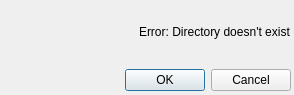
<?xml version="1.0" encoding="UTF-8"?>
<ui version="4.0">
 <class>ErrorDialog</class>
 <widget class="QDialog" name="ErrorDialog">
  <property name="geometry">
   <rect>
    <x>0</x>
    <y>0</y>
    <width>294</width>
    <height>95</height>
   </rect>
  </property>
  <property name="windowTitle">
   <string>Dialog</string>
  </property>
  <widget class="QWidget" name="">
   <property name="geometry">
    <rect>
     <x>0</x>
     <y>0</y>
     <width>291</width>
     <height>91</height>
    </rect>
   </property>
   <layout class="QVBoxLayout" name="verticalLayout">
    <item>
     <layout class="QHBoxLayout" name="horizontalLayout_2">
      <item>
       <spacer name="horizontalSpacer">
        <property name="orientation">
         <enum>Qt::Horizontal</enum>
        </property>
        <property name="sizeHint" stdset="0">
         <size>
          <width>40</width>
          <height>20</height>
         </size>
        </property>
       </spacer>
      </item>
      <item>
       <widget class="QLabel" name="label">
        <property name="text">
         <string>Error: Directory doesn't exist</string>
        </property>
       </widget>
      </item>
     </layout>
    </item>
    <item>
     <widget class="QDialogButtonBox" name="buttonBox">
      <property name="orientation">
       <enum>Qt::Horizontal</enum>
      </property>
      <property name="standardButtons">
       <set>QDialogButtonBox::Cancel|QDialogButtonBox::Ok</set>
      </property>
     </widget>
    </item>
   </layout>
  </widget>
 </widget>
 <resources/>
 <connections>
  <connection>
   <sender>buttonBox</sender>
   <signal>accepted()</signal>
   <receiver>ErrorDialog</receiver>
   <slot>accept()</slot>
   <hints>
    <hint type="sourcelabel">
     <x>248</x>
     <y>254</y>
    </hint>
    <hint type="destinationlabel">
     <x>157</x>
     <y>274</y>
    </hint>
   </hints>
  </connection>
  <connection>
   <sender>buttonBox</sender>
   <signal>rejected()</signal>
   <receiver>ErrorDialog</receiver>
   <slot>reject()</slot>
   <hints>
    <hint type="sourcelabel">
     <x>316</x>
     <y>260</y>
    </hint>
    <hint type="destinationlabel">
     <x>286</x>
     <y>274</y>
    </hint>
   </hints>
  </connection>
 </connections>
</ui>
